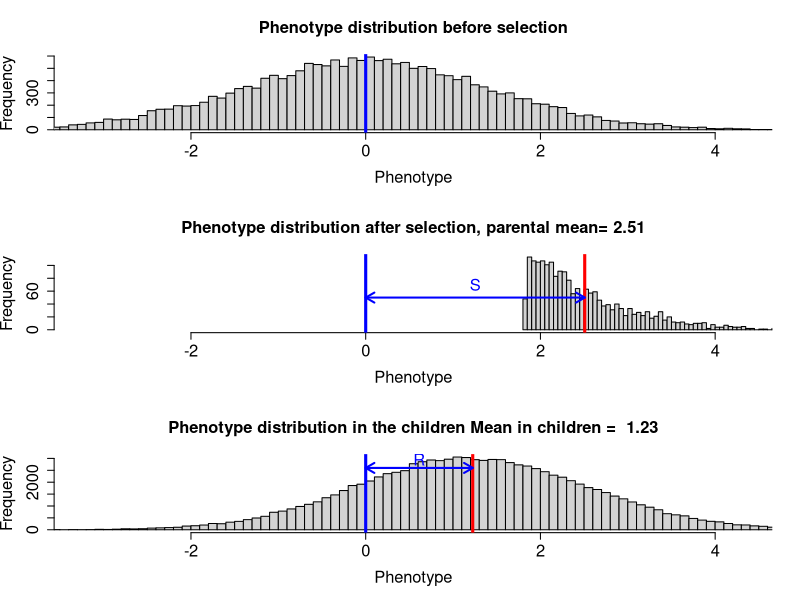
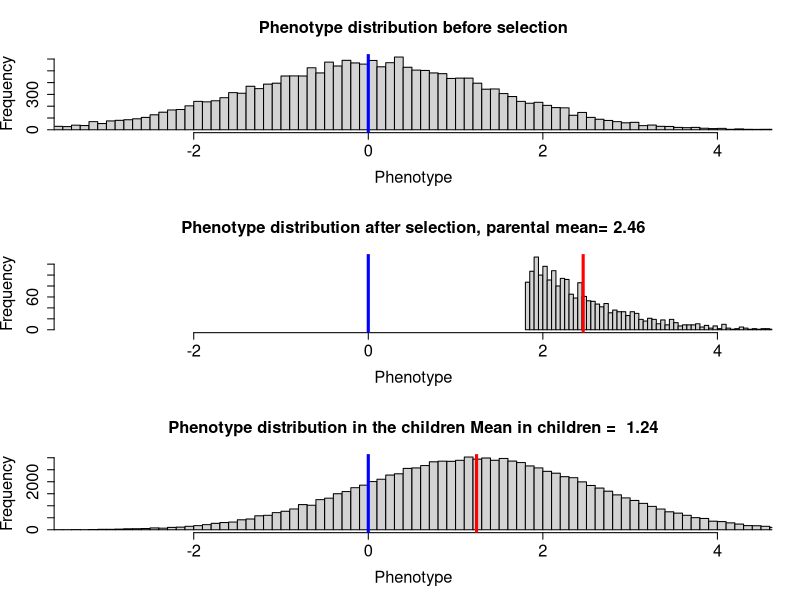
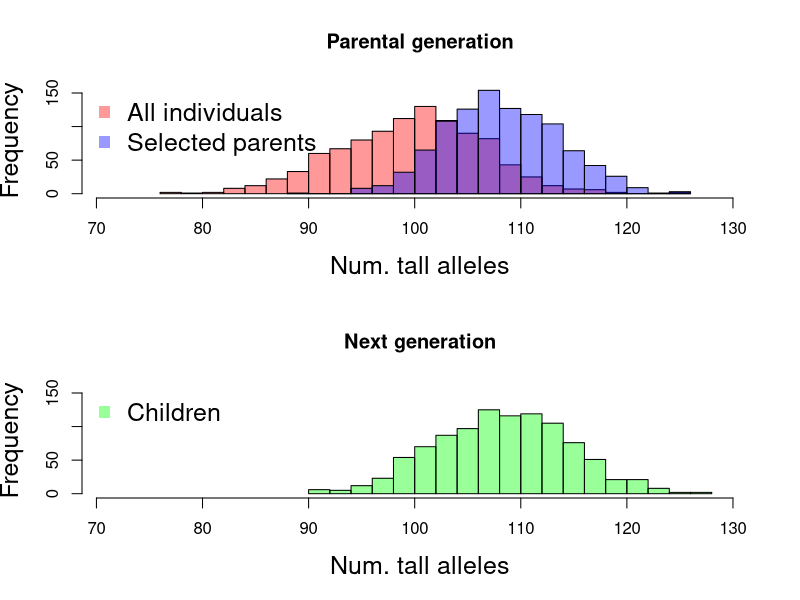

Reproduce these figures in R, in order.


one.gen.sel<-function(L=1000,environ.var,sel,plot.geno=FALSE,add.arrows=FALSE){
##Quantitative genetics sims
allele.freq<-0.5   ###each locus is assumed to have the same allele frequencies. This is just to simplify the coding, in reality these results work when each locus has its own frequency (and the coding wouldn't be too much harder). 
 

Num_inds=10000

##MAKE A MUM
## For each mother, at each locus we draw an allele (either 0 or 1) from the population allele frequency. 
##We do this twice for each mother two represent the two haplotypes in the mother 
mum.hap.1<-replicate(Num_inds, rbinom(L,1,allele.freq) )
mum.hap.2<-replicate(Num_inds, rbinom(L,1,allele.freq) )
##type mum.hap.1[,1] to see the 1st mothers 1st haplotype

##Each mothers genotype at each locus is either 0,1,2
mum.geno<-mum.hap.1+mum.hap.2

additive.genetic<-colSums(mum.geno)
mean.genetic<-mean(additive.genetic)
genetic.var<-sd(additive.genetic)

additive.genetic<-additive.genetic / sd(additive.genetic)
mum.pheno<- additive.genetic + rnorm(Num_inds,sd=sqrt(environ.var))
mum.pheno<-mum.pheno-mean(mum.pheno)



###FAMILIES


##MAKE A DAD (same code as make a mum, only said in a deeper voice)
dad.hap.1<-replicate(Num_inds, rbinom(L,1,allele.freq) )
dad.hap.2<-replicate(Num_inds, rbinom(L,1,allele.freq) )
dad.geno<-dad.hap.1+dad.hap.2


additive.genetic<-colSums(dad.geno)
additive.genetic<-additive.genetic / sd(additive.genetic)
dad.pheno<- additive.genetic + rnorm(Num_inds,sd=sqrt(environ.var))
dad.pheno<-dad.pheno-mean(dad.pheno)

### Make a child
child.geno<-dad.hap.1+mum.hap.1 ##1/2 from mum 1/2 from dad

additive.genetic<-colSums(child.geno)
additive.genetic<-additive.genetic / sd(additive.genetic)
child.pheno<- additive.genetic + rnorm(Num_inds,sd=sqrt(environ.var))
child.pheno<-child.pheno-mean(child.pheno)



 ##Selection of top sel% of individuals
 
top.sel.per.mums<- mum.pheno>quantile(mum.pheno,p=1-sel) 
top.sel.per.dads<- dad.pheno>quantile(dad.pheno,p=1-sel)
 
 
child.geno<-dad.hap.1[,top.sel.per.dads]+mum.hap.1[,top.sel.per.mums] ##1/2 from mum 1/2 from dad

additive.genetic<-(colSums(child.geno)-mean.genetic)
additive.genetic<-additive.genetic/genetic.var
child.pheno<- additive.genetic + rnorm(length(child.geno),sd=sqrt(environ.var))

layout(1:3)
my.lim<-quantile(c(mum.pheno,dad.pheno),p=c(0.01,0.99))
my.lim[2]<-quantile(child.pheno,p=c(0.99))

hist(c(mum.pheno,dad.pheno),breaks=100,xlim=my.lim,xlab="Phenotype",main=paste("Phenotype distribution before selection"),cex.axis=1.5,cex.lab=1.5,cex.main=1.5); #, Mean=0, VA=1, VE=",environ.var,", Taking top ",round(100*sel),"%",sep="")
abline(v=0,col="blue",lwd=3)

par.mean<-mean(c(mum.pheno[top.sel.per.mums],dad.pheno[top.sel.per.dads]))
hist(c(mum.pheno[top.sel.per.mums],dad.pheno[top.sel.per.dads]),breaks=100,xlim=my.lim,xlab="Phenotype",main=paste("Phenotype distribution after selection, parental mean=",format(par.mean,dig=3)),cex.axis=1.5,cex.lab=1.5,cex.main=1.5); 
abline(v= par.mean,col="red",lwd=3)
abline(v=0,col="blue",lwd=3)


if(add.arrows){
	arrows(x0=0,x1=par.mean,y0=50,y1=50,col="blue",lwd=2,length=0.1,code=3)
	text(x=par.mean/2, y=70,"S",col="blue",cex=1.5)
}

hist(child.pheno,xlim=my.lim,breaks=100,xlab="Phenotype",main=paste("Phenotype distribution in the children Mean in children = ",format(mean(child.pheno),dig=3)),cex.axis=1.5,cex.lab=1.5,cex.main=1.5); 
abline(v=0,col="blue",lwd=3)
abline(v= mean(child.pheno),col="red",lwd=3)

if(add.arrows){
	arrows(x0=0,x1=mean(child.pheno),y0=2600,y1=2600,col="blue",lwd=2,length=0.1,code=3)
	text(x=mean(child.pheno)/2, y=2950,"R",col="blue",cex=1.5)
}

##Mean phenotype after selection
cat("Selected parental mean",par.mean,"\n")
##Mean child phenotype
cat("Mean in children = ",mean(child.pheno),"\n")

if(plot.geno){
#	quartz()
	layout(1:2)
	sel.dad.genosum<-colSums(dad.geno[,top.sel.per.dads])
	rand.dad.genosum<-colSums(dad.geno[,sample(top.sel.per.dads)])
	hist(rand.dad.genosum,breaks=20,  col = rgb ( 1 , 0 , 0 , 0.4 ),xlim=c(min(rand.dad.genosum)-5,max(sel.dad.genosum)+5),ylim=c(0,160),xlab="Num. tall alleles", main="Parental generation",cex.lab=1.5)
	hist(sel.dad.genosum,breaks=20,  col =rgb ( 0 , 0 , 1 , 0.4 ),add=TRUE)
	legend ( "topleft" , legend = c ( "All individuals" , "Selected parents" ) , pch = 15 , col = c ( rgb ( 1 , 0 , 0 , 0.4 )  , rgb ( 0 , 0 , 1 , 0.4 ) ) , bty = "n" , cex = 1.5 )
	###hist of kids
	hist(colSums(child.geno),breaks=20,  col =rgb ( 0 , 1 , 0 , 0.4 ),xlim=c(min(rand.dad.genosum)-5,max(sel.dad.genosum)+5),ylim=c(0,160),xlab="Num. tall alleles", main="Next generation",cex.lab=1.5)
	legend ( "topleft" , legend = c ( "Children" ) , pch = 15 , col = rgb ( 0 , 1 , 0 , 0.4 ), bty = "n" , cex = 1.5 )
}
}

one.gen.sel(L=100,environ.var=1,sel=0.1,add.arrow=TRUE)
dev.copy2pdf(file="~/Dropbox/Courses/Popgen_teaching_Notes/figures/Response_to_sel/QT3.pdf")
pdf(file="~/Dropbox/Courses/Popgen_teaching_Notes/figures/QT3_w_genosums.pdf")
one.gen.sel(L=100,environ.var=1,sel=0.1,plot.geno=TRUE)
dev.off()

#for(sel in c(0.1,0.4))
#for(environ.var in c(.01,1,50)){
#png(file=paste("One_generation_selection_varg_1_vare_",format(environ.var,dig=1),"sel_",format(sel,dig=1),".png",sep=""))
#one.gen.sel(L=50,environ.var=environ.var,sel=sel) ##high herit.
#dev.off()
#}

